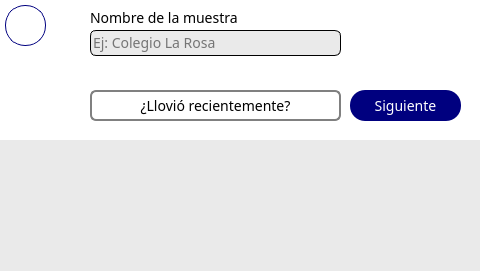
<?xml version="1.0" encoding="UTF-8"?>
<ui version="4.0">
 <class>MainWindow</class>
 <widget class="QMainWindow" name="MainWindow">
  <property name="geometry">
   <rect>
    <x>0</x>
    <y>0</y>
    <width>480</width>
    <height>272</height>
   </rect>
  </property>
  <property name="windowTitle">
   <string>MainWindow</string>
  </property>
  <property name="styleSheet">
   <string notr="true">background-color: white;
font: 14px Poppins;</string>
  </property>
  <widget class="QWidget" name="centralwidget">
   <property name="styleSheet">
    <string notr="true"/>
   </property>
   <widget class="QPushButton" name="backBtn">
    <property name="geometry">
     <rect>
      <x>5</x>
      <y>5</y>
      <width>41</width>
      <height>41</height>
     </rect>
    </property>
    <property name="styleSheet">
     <string notr="true">height: 40px;
border-radius: 20px;
border: 1px solid #00007f;
background-color: white;
color: #00007f;
font-weight: 500;
font-size: 11px;</string>
    </property>
    <property name="text">
     <string/>
    </property>
   </widget>
   <widget class="QStackedWidget" name="stackedWidget">
    <property name="geometry">
     <rect>
      <x>0</x>
      <y>0</y>
      <width>481</width>
      <height>271</height>
     </rect>
    </property>
    <property name="currentIndex">
     <number>0</number>
    </property>
    <widget class="QWidget" name="page">
     <widget class="QLineEdit" name="inputPlace">
      <property name="geometry">
       <rect>
        <x>90</x>
        <y>30</y>
        <width>251</width>
        <height>26</height>
       </rect>
      </property>
      <property name="styleSheet">
       <string notr="true">border-color: rgb(0, 0, 0);
border-style: solid;
border-width: 1px;
border-radius: 6px;
background-color: rgb(234, 234, 234);</string>
      </property>
      <property name="maxLength">
       <number>50</number>
      </property>
      <property name="placeholderText">
       <string>Ej: Colegio La Rosa</string>
      </property>
     </widget>
     <widget class="QWidget" name="widgetKeyboard" native="true">
      <property name="geometry">
       <rect>
        <x>0</x>
        <y>140</y>
        <width>480</width>
        <height>135</height>
       </rect>
      </property>
      <property name="styleSheet">
       <string notr="true">background-color: rgb(234, 234, 234);</string>
      </property>
     </widget>
     <widget class="QLabel" name="label">
      <property name="geometry">
       <rect>
        <x>90</x>
        <y>8</y>
        <width>161</width>
        <height>21</height>
       </rect>
      </property>
      <property name="text">
       <string>&lt;html&gt;&lt;head/&gt;&lt;body&gt;&lt;p&gt;Nombre de la muestra&lt;/p&gt;&lt;/body&gt;&lt;/html&gt;</string>
      </property>
     </widget>
     <widget class="QPushButton" name="nextBtn">
      <property name="geometry">
       <rect>
        <x>350</x>
        <y>90</y>
        <width>111</width>
        <height>31</height>
       </rect>
      </property>
      <property name="styleSheet">
       <string notr="true">border-radius: 20px;
background-color: #00007f;
color: white;
border: none;
border-radius: 15px;</string>
      </property>
      <property name="text">
       <string>Siguiente</string>
      </property>
     </widget>
     <widget class="QPushButton" name="itRainedBtn">
      <property name="geometry">
       <rect>
        <x>90</x>
        <y>90</y>
        <width>251</width>
        <height>31</height>
       </rect>
      </property>
      <property name="styleSheet">
       <string notr="true">border-radius: 20px;
border: 2px solid grey;
border-radius: 6px;</string>
      </property>
      <property name="text">
       <string>¿Llovió recientemente?</string>
      </property>
     </widget>
    </widget>
    <widget class="QWidget" name="page_2">
     <widget class="QPushButton" name="prevBtn">
      <property name="geometry">
       <rect>
        <x>30</x>
        <y>230</y>
        <width>111</width>
        <height>31</height>
       </rect>
      </property>
      <property name="styleSheet">
       <string notr="true">border-radius: 20px;
background-color: #00007f;
color: white;
border: none;
border-radius: 15px;
</string>
      </property>
      <property name="text">
       <string>Anterior</string>
      </property>
     </widget>
     <widget class="QPushButton" name="gpsBtn">
      <property name="geometry">
       <rect>
        <x>55</x>
        <y>100</y>
        <width>180</width>
        <height>31</height>
       </rect>
      </property>
      <property name="styleSheet">
       <string notr="true">border-radius: 20px;
background-color: #00007f;
color: white;
border: none;
border-radius: 15px;

</string>
      </property>
      <property name="text">
       <string>Localizar con GPS</string>
      </property>
     </widget>
     <widget class="QLabel" name="label_4">
      <property name="geometry">
       <rect>
        <x>100</x>
        <y>70</y>
        <width>281</width>
        <height>21</height>
       </rect>
      </property>
      <property name="text">
       <string>&lt;html&gt;&lt;head/&gt;&lt;body&gt;&lt;p align=&quot;center&quot;&gt;Latitud, longitud&lt;/p&gt;&lt;/body&gt;&lt;/html&gt;</string>
      </property>
     </widget>
     <widget class="QPushButton" name="saveBtn">
      <property name="geometry">
       <rect>
        <x>339</x>
        <y>230</y>
        <width>111</width>
        <height>31</height>
       </rect>
      </property>
      <property name="styleSheet">
       <string notr="true">border-radius: 20px;
background-color: #00007f;
color: white;
border: none;
border-radius: 15px;

</string>
      </property>
      <property name="text">
       <string>Guardar</string>
      </property>
     </widget>
     <widget class="QPushButton" name="selectFolderBtn">
      <property name="geometry">
       <rect>
        <x>150</x>
        <y>180</y>
        <width>181</width>
        <height>31</height>
       </rect>
      </property>
      <property name="styleSheet">
       <string notr="true">border-radius: 20px;
color: #00007f;
border: 2px solid #00007f;
border-radius: 15px;

</string>
      </property>
      <property name="text">
       <string>Seleccionar carpeta</string>
      </property>
     </widget>
     <widget class="QLabel" name="folderLbl">
      <property name="geometry">
       <rect>
        <x>100</x>
        <y>150</y>
        <width>281</width>
        <height>21</height>
       </rect>
      </property>
      <property name="text">
       <string>&lt;html&gt;&lt;head/&gt;&lt;body&gt;&lt;p align=&quot;center&quot;&gt;Carpeta:&lt;/p&gt;&lt;/body&gt;&lt;/html&gt;</string>
      </property>
     </widget>
     <widget class="QLabel" name="label_2">
      <property name="geometry">
       <rect>
        <x>120</x>
        <y>10</y>
        <width>221</width>
        <height>16</height>
       </rect>
      </property>
      <property name="text">
       <string>Origen o fuente de la muestra</string>
      </property>
     </widget>
     <widget class="QPushButton" name="setManualLocationBtn">
      <property name="geometry">
       <rect>
        <x>245</x>
        <y>100</y>
        <width>180</width>
        <height>31</height>
       </rect>
      </property>
      <property name="styleSheet">
       <string notr="true">border-radius: 20px;
color: #00007f;
border: 2px solid #00007f;
border-radius: 15px;

</string>
      </property>
      <property name="text">
       <string>Ingresar manualmente</string>
      </property>
     </widget>
     <widget class="QPushButton" name="originBtn">
      <property name="geometry">
       <rect>
        <x>119</x>
        <y>30</y>
        <width>241</width>
        <height>31</height>
       </rect>
      </property>
      <property name="styleSheet">
       <string notr="true">border-radius: 20px;
border: 1px solid black;
border-radius: 5px;</string>
      </property>
      <property name="text">
       <string>Escoja una opción</string>
      </property>
     </widget>
    </widget>
    <widget class="QWidget" name="page_3">
     <widget class="QPushButton" name="openCreateFolderBtn">
      <property name="geometry">
       <rect>
        <x>135</x>
        <y>230</y>
        <width>211</width>
        <height>31</height>
       </rect>
      </property>
      <property name="styleSheet">
       <string notr="true">border-radius: 20px;
background-color: #00007f;
color: white;
border: none;
border-radius: 15px;
</string>
      </property>
      <property name="text">
       <string>Crear una nueva carpeta</string>
      </property>
     </widget>
     <widget class="QScrollArea" name="scrollArea">
      <property name="geometry">
       <rect>
        <x>50</x>
        <y>0</y>
        <width>431</width>
        <height>231</height>
       </rect>
      </property>
      <property name="styleSheet">
       <string notr="true">border: opx;</string>
      </property>
      <property name="verticalScrollBarPolicy">
       <enum>Qt::ScrollBarAlwaysOff</enum>
      </property>
      <property name="horizontalScrollBarPolicy">
       <enum>Qt::ScrollBarAlwaysOff</enum>
      </property>
      <property name="widgetResizable">
       <bool>true</bool>
      </property>
      <widget class="QWidget" name="scrollAreaWidgetContents">
       <property name="geometry">
        <rect>
         <x>0</x>
         <y>0</y>
         <width>431</width>
         <height>231</height>
        </rect>
       </property>
      </widget>
     </widget>
     <widget class="QSlider" name="verticalSlider">
      <property name="geometry">
       <rect>
        <x>10</x>
        <y>50</y>
        <width>31</width>
        <height>181</height>
       </rect>
      </property>
      <property name="layoutDirection">
       <enum>Qt::LeftToRight</enum>
      </property>
      <property name="styleSheet">
       <string notr="true">QSlider::groove:vertical{ 
    background-color: rgb(234, 234, 234);
    width: 30px;
    border-radius: 10px;
}

QSlider::handle:vertical { 
    background-color: #00007f;
   	width: 20px;
	height: 50px;
	margin-top: 0px; 
	margin-bottom: 0px;
    border-radius: 10px;
}

QSlider{
    background-color: rgb(234, 234, 234);
    border-radius: 10px;
}
</string>
      </property>
      <property name="minimum">
       <number>0</number>
      </property>
      <property name="maximum">
       <number>99</number>
      </property>
      <property name="pageStep">
       <number>2</number>
      </property>
      <property name="value">
       <number>0</number>
      </property>
      <property name="sliderPosition">
       <number>0</number>
      </property>
      <property name="tracking">
       <bool>true</bool>
      </property>
      <property name="orientation">
       <enum>Qt::Vertical</enum>
      </property>
      <property name="invertedAppearance">
       <bool>true</bool>
      </property>
      <property name="invertedControls">
       <bool>true</bool>
      </property>
     </widget>
     <widget class="QLabel" name="emptyFoldersNoticeLbl">
      <property name="geometry">
       <rect>
        <x>90</x>
        <y>30</y>
        <width>351</width>
        <height>81</height>
       </rect>
      </property>
      <property name="styleSheet">
       <string notr="true">color: grey;
font-size: 24px;</string>
      </property>
      <property name="text">
       <string>No hay carpetas guardadas</string>
      </property>
     </widget>
    </widget>
    <widget class="QWidget" name="page_4">
     <widget class="QLabel" name="label_7">
      <property name="geometry">
       <rect>
        <x>120</x>
        <y>38</y>
        <width>61</width>
        <height>21</height>
       </rect>
      </property>
      <property name="text">
       <string>&lt;html&gt;&lt;head/&gt;&lt;body&gt;&lt;p&gt;Nombre&lt;/p&gt;&lt;/body&gt;&lt;/html&gt;</string>
      </property>
     </widget>
     <widget class="QLineEdit" name="folderName">
      <property name="geometry">
       <rect>
        <x>120</x>
        <y>60</y>
        <width>241</width>
        <height>26</height>
       </rect>
      </property>
      <property name="styleSheet">
       <string notr="true">border-color: rgb(0, 0, 0);
border-style: solid;
border-width: 1px;
border-radius: 6px;
font: 14px &quot;Poppins&quot;;
background-color: rgb(234, 234, 234);</string>
      </property>
      <property name="text">
       <string/>
      </property>
      <property name="maxLength">
       <number>50</number>
      </property>
      <property name="placeholderText">
       <string>Ej: Muestras Colegio La Rosa</string>
      </property>
     </widget>
     <widget class="QLabel" name="label_8">
      <property name="geometry">
       <rect>
        <x>190</x>
        <y>10</y>
        <width>111</width>
        <height>21</height>
       </rect>
      </property>
      <property name="styleSheet">
       <string notr="true"/>
      </property>
      <property name="text">
       <string>&lt;html&gt;&lt;head/&gt;&lt;body&gt;&lt;p align=&quot;right&quot;&gt;Nueva carpeta&lt;/p&gt;&lt;/body&gt;&lt;/html&gt;</string>
      </property>
     </widget>
     <widget class="QWidget" name="widgetKeyboard2" native="true">
      <property name="geometry">
       <rect>
        <x>0</x>
        <y>140</y>
        <width>480</width>
        <height>135</height>
       </rect>
      </property>
      <property name="styleSheet">
       <string notr="true">background-color: rgb(234, 234, 234);</string>
      </property>
     </widget>
     <widget class="QPushButton" name="createFolderBtn">
      <property name="geometry">
       <rect>
        <x>360</x>
        <y>100</y>
        <width>111</width>
        <height>31</height>
       </rect>
      </property>
      <property name="styleSheet">
       <string notr="true">border-radius: 20px;
background-color: #00007f;
color: white;
border: none;
border-radius: 15px;
</string>
      </property>
      <property name="text">
       <string>Crear</string>
      </property>
     </widget>
    </widget>
   </widget>
   <zorder>stackedWidget</zorder>
   <zorder>backBtn</zorder>
  </widget>
 </widget>
 <resources/>
 <connections/>
</ui>
